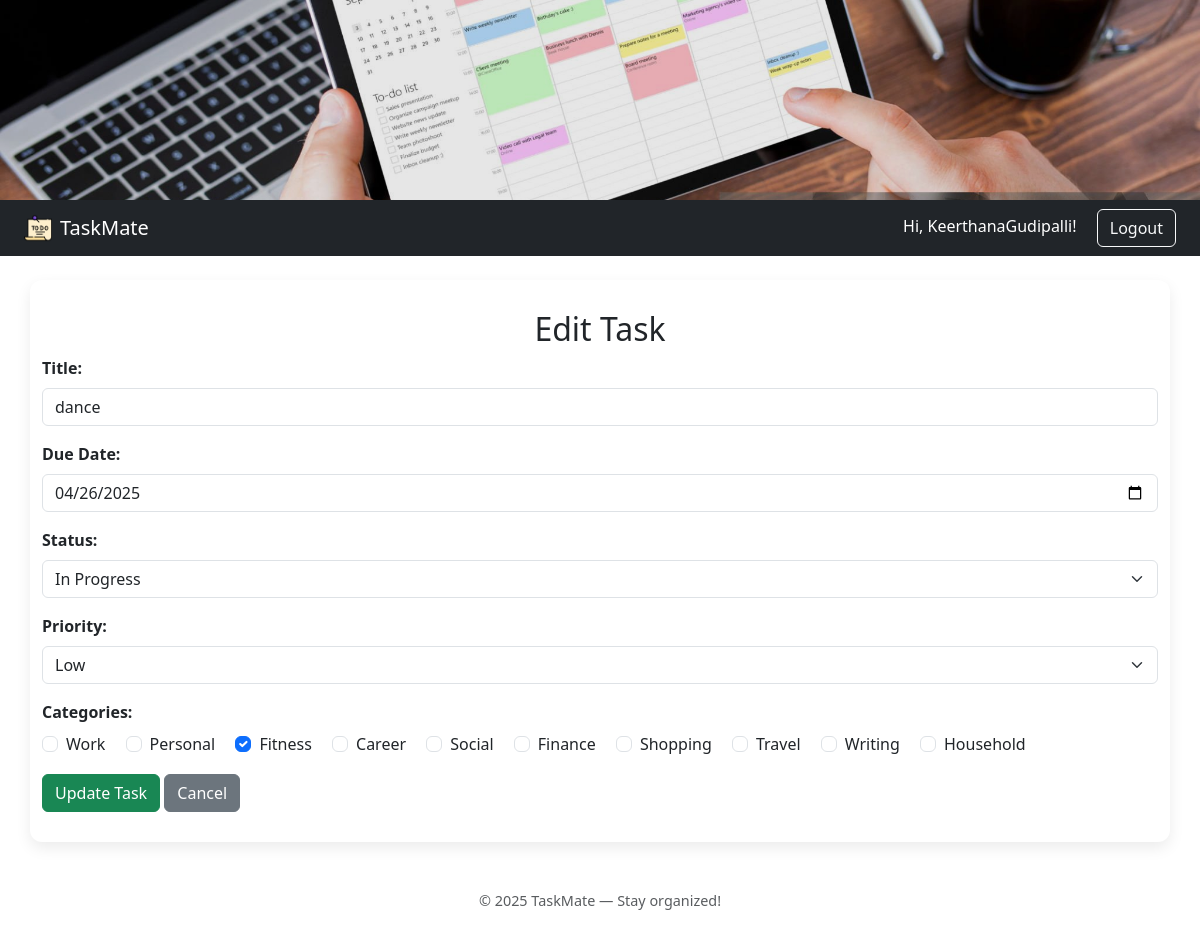
Screenshot of /edit/4 (signed in) with the database file from the repository.
### tables this page shows
CREATE TABLE Tasks (
    task_id INTEGER PRIMARY KEY AUTOINCREMENT,
    user_id INTEGER,
    title TEXT NOT NULL,
    due_date TEXT,
    status TEXT CHECK (status IN ('Pending', 'In Progress', 'Completed')) DEFAULT 'Pending',
    priority TEXT CHECK (priority IN ('Low', 'Medium', 'High')) DEFAULT 'Medium',
    FOREIGN KEY (user_id) REFERENCES Users(user_id) ON DELETE CASCADE
);

CREATE TABLE Categories (
    category_id INTEGER PRIMARY KEY AUTOINCREMENT,
    category_name TEXT NOT NULL UNIQUE,
    description TEXT
);

### app.py (the view, shortened to what this page needs)
@app.route('/edit/<int:task_id>', methods=['GET', 'POST'])
def edit_task(task_id):
    if 'user_id' not in session:
        return redirect(url_for('login'))
    conn = get_db()
    task = conn.execute('SELECT * FROM Tasks WHERE task_id = ? AND user_id = ?', (task_id, session['user_id'])).fetchone()
    categories = conn.execute('SELECT * FROM Categories').fetchall()
    assigned = conn.execute('SELECT category_id FROM TaskCategories WHERE task_id = ?', (task_id,)).fetchall()
    assigned_ids = {cat['category_id'] for cat in assigned}
    conn.close()
    return render_template('edit_task.html', task=task, categories=categories, assigned_ids=assigned_ids)

### app.py (called while the page is built)
def get_db():
    conn = sqlite3.connect(DATABASE)
    conn.row_factory = sqlite3.Row
    return conn

### templates/edit_task.html (shortened to what this page needs)
{% extends "base.html" %}
{% block content %}
<h2>Edit Task</h2>
<form method="POST">
    <div class="mb-3">
        <label class="form-label">Title:</label>
        <input type="text" name="title" class="form-control" value="{{ task['title'] }}" required>
    </div>
    <div class="mb-3">
        <label class="form-label">Due Date:</label>
        <input type="date" name="due_date" class="form-control" value="{{ task['due_date'] }}" required>
    </div>
    <div class="mb-3">
        <label class="form-label">Status:</label>
        <select name="status" class="form-select">
            <option value="In Progress" {% if task['status'] == 'In Progress' %}selected{% endif %}>In Progress</option>
        </select>
    </div>
    <div class="mb-3">
        <label class="form-label">Priority:</label>
        <select name="priority" class="form-select">
            <option value="Low" {% if task['priority'] == 'Low' %}selected{% endif %}>Low</option>
        </select>
    </div>
    <div class="mb-3">
        <label class="form-label">Categories:</label><br>
        {% for category in categories %}
            <div class="form-check form-check-inline">
                <input class="form-check-input" type="checkbox" name="categories"
                       value="{{ category['category_id'] }}"
                       {% if category['category_id'] in assigned_ids %}checked{% endif %}>
                <label class="form-check-label">{{ category['category_name'] }}</label>
            </div>
        {% endfor %}
    </div>
    <button type="submit" class="btn btn-success">Update Task</button>
    <a href="{{ url_for('dashboard') }}" class="btn btn-secondary">Cancel</a>
</form>
{% endblock %}

### static/styles.css (style rules this page uses)
body { background-color: #f4f4f8; font-family: 'Segoe UI', Tahoma, sans-serif; }
h2 { font-weight: 600; color: #333; text-align: center; margin-bottom: 25px; }
label.form-label { font-weight: 600; }
input, select { border-radius: 6px !important; }
.btn { border-radius: 6px; padding: 8px 18px; font-weight: bold; }

### rows the page displays
Tasks: title "dance", due_date "04/26/2025", status "In Progress", priority "Low"
Categories: category_name "Work"
Categories: category_name "Personal"
Categories: category_id "☑", category_name "Fitness"
Categories: category_name "Career"
Categories: category_name "Social"
Categories: category_name "Finance"
Categories: category_name "Shopping"
Categories: category_name "Travel"
Categories: category_name "Writing"
Categories: category_name "Household"

### other values shown
{{ session['username'] }} "KeerthanaGudipalli"
